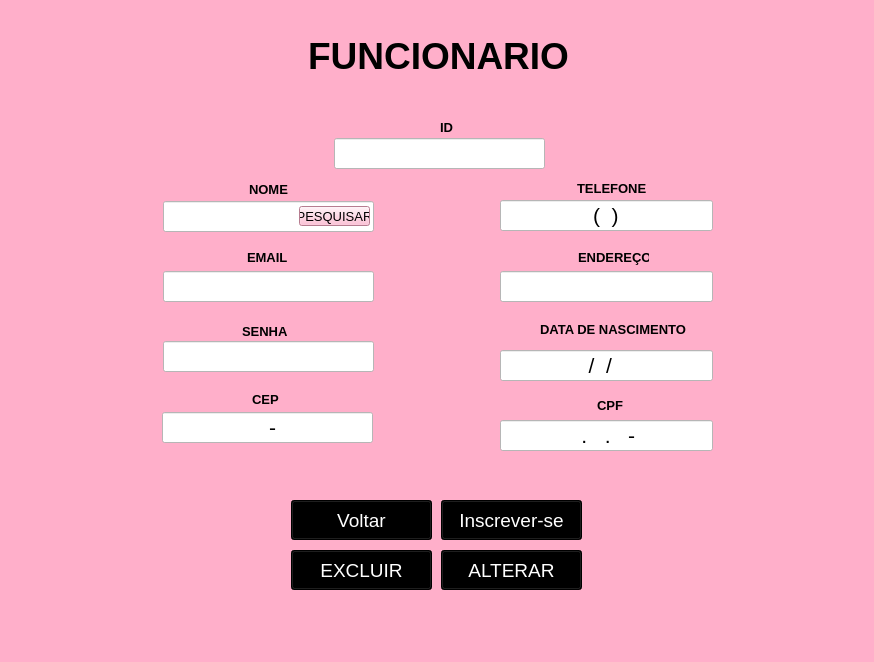
<?xml version="1.0" encoding="UTF-8"?>
<ui version="4.0">
 <class>Form</class>
 <widget class="QWidget" name="Form">
  <property name="geometry">
   <rect>
    <x>0</x>
    <y>0</y>
    <width>874</width>
    <height>662</height>
   </rect>
  </property>
  <property name="font">
   <font>
    <pointsize>20</pointsize>
    <italic>false</italic>
   </font>
  </property>
  <property name="cursor">
   <cursorShape>PointingHandCursor</cursorShape>
  </property>
  <property name="windowTitle">
   <string>CADASTRO</string>
  </property>
  <property name="windowIcon">
   <iconset>
    <normaloff>../Downloads/2-removebg-preview.png</normaloff>../Downloads/2-removebg-preview.png</iconset>
  </property>
  <property name="styleSheet">
   <string notr="true">background-color: rgb(255, 175, 202);</string>
  </property>
  <widget class="QPushButton" name="inscrevase">
   <property name="geometry">
    <rect>
     <x>441</x>
     <y>500</y>
     <width>141</width>
     <height>40</height>
    </rect>
   </property>
   <property name="font">
    <font>
     <pointsize>14</pointsize>
    </font>
   </property>
   <property name="whatsThis">
    <string>&lt;html&gt;&lt;head/&gt;&lt;body&gt;&lt;p&gt;BUTAO&lt;/p&gt;&lt;/body&gt;&lt;/html&gt;</string>
   </property>
   <property name="styleSheet">
    <string notr="true">background-color: rgb(0, 0, 0);
color: rgb(255, 255, 255);</string>
   </property>
   <property name="text">
    <string>Inscrever-se</string>
   </property>
  </widget>
  <widget class="QLabel" name="label_3">
   <property name="geometry">
    <rect>
     <x>78</x>
     <y>10</y>
     <width>721</width>
     <height>91</height>
    </rect>
   </property>
   <property name="font">
    <font>
     <pointsize>28</pointsize>
     <weight>75</weight>
     <bold>true</bold>
    </font>
   </property>
   <property name="text">
    <string>FUNCIONARIO</string>
   </property>
   <property name="alignment">
    <set>Qt::AlignCenter</set>
   </property>
  </widget>
  <widget class="QLineEdit" name="nome">
   <property name="geometry">
    <rect>
     <x>163</x>
     <y>201</y>
     <width>211</width>
     <height>31</height>
    </rect>
   </property>
   <property name="styleSheet">
    <string notr="true">background-color: rgb(255, 255, 255);</string>
   </property>
   <property name="alignment">
    <set>Qt::AlignCenter</set>
   </property>
  </widget>
  <widget class="QLineEdit" name="telefone">
   <property name="geometry">
    <rect>
     <x>500</x>
     <y>200</y>
     <width>213</width>
     <height>31</height>
    </rect>
   </property>
   <property name="font">
    <font>
     <pointsize>16</pointsize>
    </font>
   </property>
   <property name="styleSheet">
    <string notr="true">background-color: rgb(255, 255, 255);</string>
   </property>
   <property name="inputMask">
    <string>(99)</string>
   </property>
   <property name="text">
    <string>()</string>
   </property>
   <property name="frame">
    <bool>true</bool>
   </property>
   <property name="alignment">
    <set>Qt::AlignCenter</set>
   </property>
  </widget>
  <widget class="QLineEdit" name="endereco">
   <property name="geometry">
    <rect>
     <x>500</x>
     <y>271</y>
     <width>213</width>
     <height>31</height>
    </rect>
   </property>
   <property name="styleSheet">
    <string notr="true">background-color: rgb(255, 255, 255);</string>
   </property>
   <property name="alignment">
    <set>Qt::AlignCenter</set>
   </property>
  </widget>
  <widget class="QLineEdit" name="email">
   <property name="geometry">
    <rect>
     <x>163</x>
     <y>271</y>
     <width>211</width>
     <height>31</height>
    </rect>
   </property>
   <property name="styleSheet">
    <string notr="true">background-color: rgb(255, 255, 255);</string>
   </property>
   <property name="alignment">
    <set>Qt::AlignCenter</set>
   </property>
  </widget>
  <widget class="QLineEdit" name="senha">
   <property name="geometry">
    <rect>
     <x>163</x>
     <y>341</y>
     <width>211</width>
     <height>31</height>
    </rect>
   </property>
   <property name="styleSheet">
    <string notr="true">background-color: rgb(255, 255, 255);</string>
   </property>
   <property name="alignment">
    <set>Qt::AlignCenter</set>
   </property>
  </widget>
  <widget class="QLineEdit" name="nasc">
   <property name="geometry">
    <rect>
     <x>500</x>
     <y>350</y>
     <width>213</width>
     <height>31</height>
    </rect>
   </property>
   <property name="font">
    <font>
     <pointsize>16</pointsize>
    </font>
   </property>
   <property name="styleSheet">
    <string notr="true">background-color: rgb(255, 255, 255);</string>
   </property>
   <property name="inputMask">
    <string notr="true">99/99/9999</string>
   </property>
   <property name="alignment">
    <set>Qt::AlignCenter</set>
   </property>
  </widget>
  <widget class="QLineEdit" name="cpf">
   <property name="geometry">
    <rect>
     <x>500</x>
     <y>420</y>
     <width>213</width>
     <height>31</height>
    </rect>
   </property>
   <property name="font">
    <font>
     <pointsize>16</pointsize>
    </font>
   </property>
   <property name="styleSheet">
    <string notr="true">background-color: rgb(255, 255, 255);</string>
   </property>
   <property name="inputMask">
    <string>999.999.999-99</string>
   </property>
   <property name="alignment">
    <set>Qt::AlignCenter</set>
   </property>
  </widget>
  <widget class="QLineEdit" name="cep">
   <property name="geometry">
    <rect>
     <x>162</x>
     <y>412</y>
     <width>211</width>
     <height>31</height>
    </rect>
   </property>
   <property name="font">
    <font>
     <pointsize>16</pointsize>
    </font>
   </property>
   <property name="styleSheet">
    <string notr="true">background-color: rgb(255, 255, 255);</string>
   </property>
   <property name="inputMask">
    <string>99999-999</string>
   </property>
   <property name="alignment">
    <set>Qt::AlignCenter</set>
   </property>
  </widget>
  <widget class="QLabel" name="label_4">
   <property name="geometry">
    <rect>
     <x>249</x>
     <y>183</y>
     <width>47</width>
     <height>13</height>
    </rect>
   </property>
   <property name="font">
    <font>
     <family>Arial</family>
     <pointsize>10</pointsize>
     <weight>75</weight>
     <bold>true</bold>
    </font>
   </property>
   <property name="text">
    <string>NOME</string>
   </property>
  </widget>
  <widget class="QLabel" name="label_5">
   <property name="geometry">
    <rect>
     <x>247</x>
     <y>251</y>
     <width>47</width>
     <height>13</height>
    </rect>
   </property>
   <property name="font">
    <font>
     <family>Arial</family>
     <pointsize>10</pointsize>
     <weight>75</weight>
     <bold>true</bold>
    </font>
   </property>
   <property name="text">
    <string>EMAIL</string>
   </property>
  </widget>
  <widget class="QLabel" name="label_6">
   <property name="geometry">
    <rect>
     <x>242</x>
     <y>321</y>
     <width>51</width>
     <height>20</height>
    </rect>
   </property>
   <property name="font">
    <font>
     <family>Arial</family>
     <pointsize>10</pointsize>
     <weight>75</weight>
     <bold>true</bold>
    </font>
   </property>
   <property name="text">
    <string>SENHA</string>
   </property>
  </widget>
  <widget class="QLabel" name="label_7">
   <property name="geometry">
    <rect>
     <x>597</x>
     <y>399</y>
     <width>47</width>
     <height>13</height>
    </rect>
   </property>
   <property name="font">
    <font>
     <family>Arial</family>
     <pointsize>10</pointsize>
     <weight>75</weight>
     <bold>true</bold>
    </font>
   </property>
   <property name="text">
    <string>CPF</string>
   </property>
  </widget>
  <widget class="QLabel" name="label_8">
   <property name="geometry">
    <rect>
     <x>252</x>
     <y>393</y>
     <width>47</width>
     <height>13</height>
    </rect>
   </property>
   <property name="font">
    <font>
     <family>Arial</family>
     <pointsize>10</pointsize>
     <weight>75</weight>
     <bold>true</bold>
    </font>
   </property>
   <property name="text">
    <string>CEP</string>
   </property>
  </widget>
  <widget class="QLabel" name="label_9">
   <property name="geometry">
    <rect>
     <x>540</x>
     <y>321</y>
     <width>171</width>
     <height>16</height>
    </rect>
   </property>
   <property name="font">
    <font>
     <family>Arial</family>
     <pointsize>10</pointsize>
     <weight>75</weight>
     <bold>true</bold>
    </font>
   </property>
   <property name="text">
    <string>DATA DE NASCIMENTO</string>
   </property>
  </widget>
  <widget class="QLabel" name="label_10">
   <property name="geometry">
    <rect>
     <x>578</x>
     <y>247</y>
     <width>71</width>
     <height>20</height>
    </rect>
   </property>
   <property name="font">
    <font>
     <family>Arial</family>
     <pointsize>10</pointsize>
     <weight>75</weight>
     <bold>true</bold>
    </font>
   </property>
   <property name="text">
    <string>ENDEREÇO</string>
   </property>
  </widget>
  <widget class="QLabel" name="label_11">
   <property name="geometry">
    <rect>
     <x>577</x>
     <y>178</y>
     <width>81</width>
     <height>20</height>
    </rect>
   </property>
   <property name="font">
    <font>
     <family>Arial</family>
     <pointsize>10</pointsize>
     <weight>75</weight>
     <bold>true</bold>
    </font>
   </property>
   <property name="text">
    <string>TELEFONE</string>
   </property>
  </widget>
  <widget class="QLabel" name="label_2">
   <property name="geometry">
    <rect>
     <x>40</x>
     <y>488</y>
     <width>141</width>
     <height>141</height>
    </rect>
   </property>
   <property name="text">
    <string/>
   </property>
   <property name="pixmap">
    <pixmap>iMAGENs/2-removebg-preview.png</pixmap>
   </property>
   <property name="scaledContents">
    <bool>true</bool>
   </property>
  </widget>
  <widget class="QLabel" name="label_13">
   <property name="geometry">
    <rect>
     <x>622</x>
     <y>470</y>
     <width>221</width>
     <height>161</height>
    </rect>
   </property>
   <property name="text">
    <string/>
   </property>
   <property name="pixmap">
    <pixmap>iMAGENs/LOGO-removebg-preview.png</pixmap>
   </property>
   <property name="scaledContents">
    <bool>true</bool>
   </property>
  </widget>
  <widget class="QPushButton" name="voltar">
   <property name="geometry">
    <rect>
     <x>291</x>
     <y>500</y>
     <width>141</width>
     <height>40</height>
    </rect>
   </property>
   <property name="font">
    <font>
     <pointsize>14</pointsize>
    </font>
   </property>
   <property name="whatsThis">
    <string>&lt;html&gt;&lt;head/&gt;&lt;body&gt;&lt;p&gt;BUTAO&lt;/p&gt;&lt;/body&gt;&lt;/html&gt;</string>
   </property>
   <property name="styleSheet">
    <string notr="true">background-color: rgb(0, 0, 0);
color: rgb(255, 255, 255);</string>
   </property>
   <property name="text">
    <string>Voltar</string>
   </property>
  </widget>
  <widget class="QPushButton" name="pesquisa">
   <property name="geometry">
    <rect>
     <x>299</x>
     <y>206</y>
     <width>71</width>
     <height>20</height>
    </rect>
   </property>
   <property name="font">
    <font>
     <pointsize>10</pointsize>
     <italic>false</italic>
    </font>
   </property>
   <property name="text">
    <string>PESQUISAR</string>
   </property>
  </widget>
  <widget class="QLineEdit" name="id">
   <property name="geometry">
    <rect>
     <x>334</x>
     <y>138</y>
     <width>211</width>
     <height>31</height>
    </rect>
   </property>
   <property name="styleSheet">
    <string notr="true">background-color: rgb(255, 255, 255);</string>
   </property>
   <property name="alignment">
    <set>Qt::AlignCenter</set>
   </property>
  </widget>
  <widget class="QLabel" name="label_12">
   <property name="geometry">
    <rect>
     <x>440</x>
     <y>121</y>
     <width>47</width>
     <height>13</height>
    </rect>
   </property>
   <property name="font">
    <font>
     <family>Arial</family>
     <pointsize>10</pointsize>
     <weight>75</weight>
     <bold>true</bold>
    </font>
   </property>
   <property name="text">
    <string>ID</string>
   </property>
  </widget>
  <widget class="QPushButton" name="excluir">
   <property name="geometry">
    <rect>
     <x>291</x>
     <y>550</y>
     <width>141</width>
     <height>40</height>
    </rect>
   </property>
   <property name="font">
    <font>
     <pointsize>14</pointsize>
    </font>
   </property>
   <property name="whatsThis">
    <string>&lt;html&gt;&lt;head/&gt;&lt;body&gt;&lt;p&gt;BUTAO&lt;/p&gt;&lt;/body&gt;&lt;/html&gt;</string>
   </property>
   <property name="styleSheet">
    <string notr="true">background-color: rgb(0, 0, 0);
color: rgb(255, 255, 255);</string>
   </property>
   <property name="text">
    <string>EXCLUIR</string>
   </property>
  </widget>
  <widget class="QPushButton" name="alterar">
   <property name="geometry">
    <rect>
     <x>441</x>
     <y>550</y>
     <width>141</width>
     <height>40</height>
    </rect>
   </property>
   <property name="font">
    <font>
     <pointsize>14</pointsize>
    </font>
   </property>
   <property name="whatsThis">
    <string>&lt;html&gt;&lt;head/&gt;&lt;body&gt;&lt;p&gt;BUTAO&lt;/p&gt;&lt;/body&gt;&lt;/html&gt;</string>
   </property>
   <property name="styleSheet">
    <string notr="true">background-color: rgb(0, 0, 0);
color: rgb(255, 255, 255);</string>
   </property>
   <property name="text">
    <string>ALTERAR</string>
   </property>
  </widget>
  <zorder>id</zorder>
  <zorder>inscrevase</zorder>
  <zorder>label_3</zorder>
  <zorder>nome</zorder>
  <zorder>telefone</zorder>
  <zorder>endereco</zorder>
  <zorder>email</zorder>
  <zorder>senha</zorder>
  <zorder>nasc</zorder>
  <zorder>cpf</zorder>
  <zorder>cep</zorder>
  <zorder>label_4</zorder>
  <zorder>label_5</zorder>
  <zorder>label_6</zorder>
  <zorder>label_7</zorder>
  <zorder>label_8</zorder>
  <zorder>label_9</zorder>
  <zorder>label_10</zorder>
  <zorder>label_11</zorder>
  <zorder>label_2</zorder>
  <zorder>label_13</zorder>
  <zorder>voltar</zorder>
  <zorder>pesquisa</zorder>
  <zorder>label_12</zorder>
  <zorder>excluir</zorder>
  <zorder>alterar</zorder>
 </widget>
 <resources/>
 <connections>
  <connection>
   <sender>inscrevase</sender>
   <signal>clicked()</signal>
   <receiver>Form</receiver>
   <slot>hide()</slot>
   <hints>
    <hint type="sourcelabel">
     <x>439</x>
     <y>503</y>
    </hint>
    <hint type="destinationlabel">
     <x>428</x>
     <y>322</y>
    </hint>
   </hints>
  </connection>
 </connections>
</ui>
